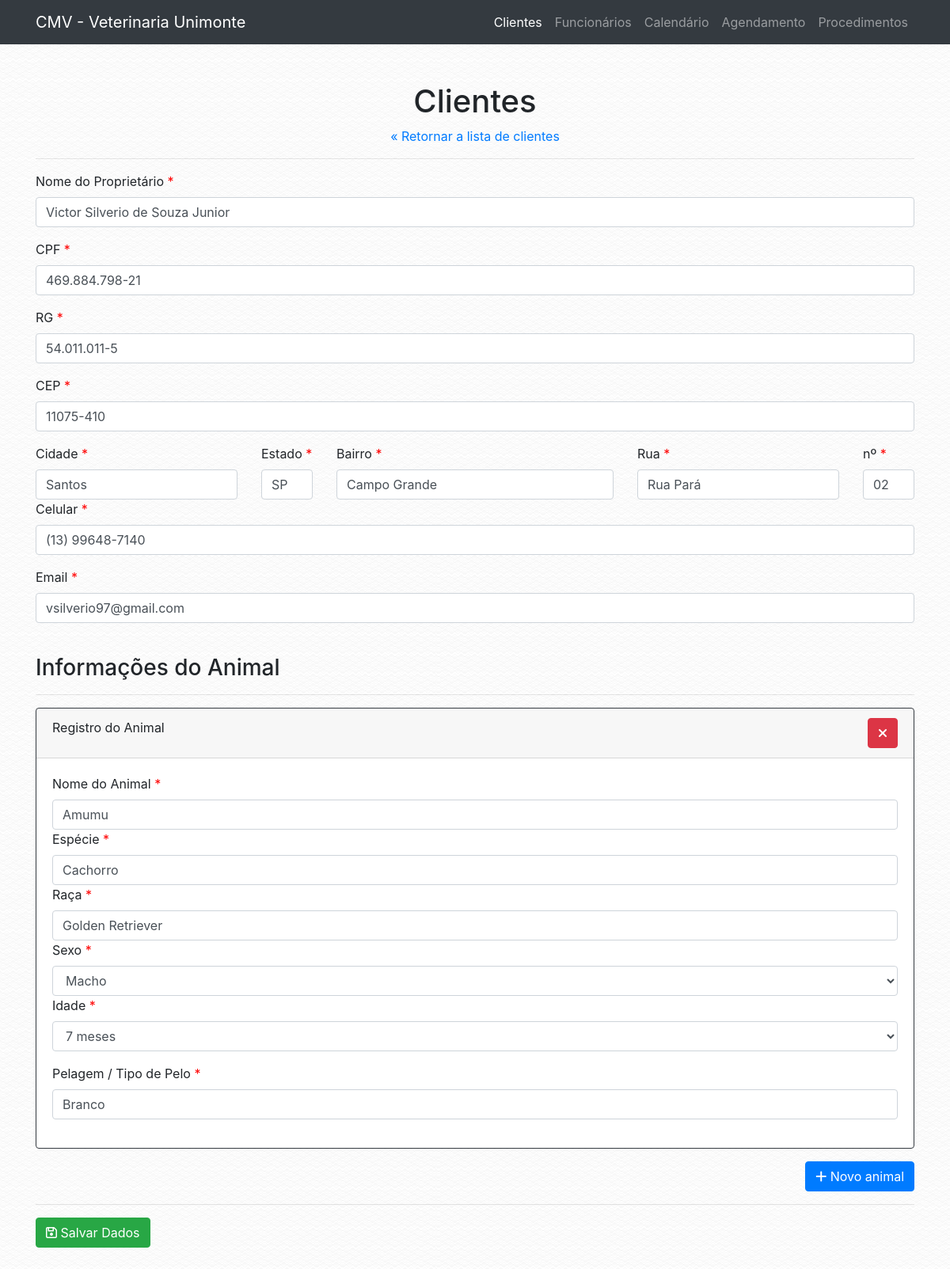
Page /cliente.php?f=edit&id=20 on the committed database.
### tables this page shows
CREATE TABLE `tab_cliente` (
  `COD_CLIENTE` int(13) NOT NULL,
  `NOME_CLIENTE` varchar(200) NOT NULL,
  `CPF` varchar(30) NOT NULL,
  `RG` varchar(30) NOT NULL,
  `CEP` varchar(30) NOT NULL,
  `ENDERECO` varchar(100) NOT NULL,
  `BAIRRO` varchar(100) NOT NULL,
  `CIDADE` varchar(100) NOT NULL,
  `UF` varchar(50) NOT NULL,
  `TELEFONE` varchar(30) NOT NULL,
  `EMAIL` varchar(100) NOT NULL,
  `CADASTRO` timestamp NOT NULL DEFAULT CURRENT_TIMESTAMP
);

### conf/database.php (called while the page is built)
<?php
$conf = array(
        "server" => "localhost",
        "db_name" => "bd_veterinaria",
        "db_user" => "root",
        "db_password" => "root",
);
?>

### classes/db_connect.php (called while the page is built, shortened)
<?php
class db_connect {
    public function __construct() {
        $this->tbl_cliente = "tab_cliente";
        if (file_exists('./conf/database.php')) {
            require './conf/database.php';
        } else {
            require '../conf/database.php';
        }
        $host = $conf['server'];
        $db_name = $conf['db_name'];
        $username = $conf['db_user'];
        $password = $conf['db_password'];
        try {
            $this->conn = new \PDO('mysql:host='.$host.';dbname='.$db_name.';charset=utf8', $username, $password);
        } catch (\PDOException $e) {
            die($e->getMessage());
        }
    }
}

### classes/cliente.php (called while the page is built, shortened)
<?php
class Cliente extends db_connect{
    public static function obter_cliente(int $cliente_cod): array {
        $db = new db_connect;
        $tbl_cliente = $db->tbl_cliente;
        try {
            $stmt = $db->conn->prepare("SELECT * FROM $tbl_cliente WHERE COD_CLIENTE = :cliente_cod LIMIT 1");
            $stmt->bindParam(":cliente_cod", $cliente_cod, \PDO::PARAM_INT);
            $stmt->execute();
            $result = $stmt->fetch(\PDO::FETCH_ASSOC);
            $result['status'] = true;
        } catch (\PDOExcepton $e) {
            $result['status'] = false;
            $result['message'] = "Error: " . $e->getMessage();
        }
        return $result;
    }
}

### cliente.php (the view, shortened to what this page needs)
<?php
$app = new VeterinariaUnimonte\App;
?>
<!DOCTYPE html>
<html lang="en">
  <head>
    <?php
    require 'includes/global.php';
    ?>
  </head>
  <body>
    <?php
    require 'includes/header.php';
    ?>
    <div class="container">
      <div class="row">
        <div class="col-lg-12">
            <br>
            <br>
            <h1 class="text-center">Clientes</h1>
            <?php
            if (isset($_GET['f'])) {
              echo '<div class="text-center"><a href="cliente.php">&laquo; Retornar a lista de clientes</a></div>';
            }
            ?>
            <hr>
            <?php
if (!isset($_GET['f'])) {
    echo '<div class="text-center"><a href="?f=cadastrar" class="btn btn-dark">Cadastro novo Cliente</a></div>';
    echo '
    <table id="clientes" class="table table-striped table-bordered" style="width:100%">
        <thead>
            <tr>
                <th>Cadastrado em</th>
                <th>Nome</th>
                <th>CPF</th>
                <th>Telefone</th>
                <th>Pets</th>
                <th>Ações</th>
            </tr>
        </thead>
        <tbody>
            ';
            $clientes_data = VeterinariaUnimonte\Cliente::obter_clientes();
            foreach ($clientes_data as $cliente) {
            if (isset($cliente['COD_CLIENTE'])) {
            echo '<tr>
                <td>'.$cliente['CADASTRO'].'</td>
                <td>'.$cliente['NOME_CLIENTE'].'</td>
                <td>'.$cliente['CPF'].'</td>
                <td>'.$cliente['TELEFONE'].'</td>
                <td>'.VeterinariaUnimonte\Animal::total_de_animais($cliente['COD_CLIENTE']).'</td>
                <td><a class="btn btn-primary btn-sm" href="?f=edit&id='.$cliente['COD_CLIENTE'].'"><i class="fa fa-pencil-square-o" aria-hidden="true"></i> Editar</a> <a class="btn btn-danger btn-sm" href="?f=remove&id='.$cliente['COD_CLIENTE'].'"><i class="fa fa-times" aria-hidden="true"></i> Deletar</a></td>
            </tr>';
            }
          }
    echo '</tbody>
        <tfoot>
            <tr>
                <th>Cadastrado em</th>
                <th>Nome</th>
                <th>CPF</th>
                <th>Telefone</th>
                <th>Pets</th>
                <th>Ações</th>
            </tr>
        </tfoot>
    </table>
    <br><br>
    <link rel="stylesheet" href="'.$app->url.'/vendor/datatables/datatables/media/css/dataTables.bootstrap4.min.css">
          <script src="'.$app->url.'/vendor/datatables/datatables/media/js/jquery.dataTables.min.js"></script>
          <script src="'.$app->url.'/vendor/datatables/datatables/media/js/dataTables.bootstrap4.min.js"></script>
          <script>$(document).ready(function() {
            $("#clientes").DataTable({
              "language": {
                "sEmptyTable":   "Nenhum registro encontrado",
                "sProcessing":   "A processar...",
                "sLengthMenu":   "Mostrar _MENU_ registos",
                "sZeroRecords":  "Não foram encontrados resultados",
                "sInfo":         "Mostrando de _START_ até _END_ de _TOTAL_ registos",
                "sInfoEmpty":    "Mostrando de 0 até 0 de 0 registos",
                "sInfoFiltered": "(filtrado de _MAX_ registos no total)",
                "sInfoPostFix":  "",
                "sSearch":       "Procurar:",
                "sUrl":          "",
                "oPaginate": {
                    "sFirst":    "Primeiro",
                    "sPrevious": "Anterior",
                    "sNext":     "Seguinte",
                    "sLast":     "Último"
                },
                "oAria": {
                    "sSortAscending":  ": Ordenar colunas de forma ascendente",
                    "sSortDescending": ": Ordenar colunas de forma descendente"
                }
              }
          });
        } );</script>';
  } else if ($_GET['f'] == "edit" and isset($_GET['id'])) {
    $cliente_data = VeterinariaUnimonte\Cliente::obter_cliente($_GET['id']);
    if (isset($cliente_data['COD_CLIENTE'])) {
      if (isset($_POST['NOME_CLIENTE'])) {
        $dados_cliente = array();
        $dados_animais = array();
        foreach ($_POST as $key => $value) {
            if (!is_array($value)) {
                $dados_cliente[$key] = $value;
            } else {
                $x = 0;
                foreach ($value as $value2) {
                    $dados_animais[$x][$key] = $value2;
                }
                $x++;
            }
        }
        $cliente = VeterinariaUnimonte\Cliente::alterar_cliente($cliente_data['COD_CLIENTE'], $dados_cliente);
        if ($cliente['status'] == true) {
            echo '<div class="alert alert-success" role="alert"><i class="fa fa-check"></i> ' . $cliente['message'] . '</div>';
            foreach ($dados_animais as $animal_info) {
                VeterinariaUnimonte\Animal::deletar_animal_cliente($cliente_data['COD_CLIENTE']);
                $animal = VeterinariaUnimonte\Animal::adicionar_animal($cliente_data['COD_CLIENTE'], $animal_info);
                echo '<div class="alert alert-success" role="alert"><i class="fa fa-check"></i> Animais alterados com sucesso</div>';
            }
        } else {
            echo '<div class="alert alert-danger" role="alert"><i class="fa fa-times"></i> <strong>Error!</strong> ' . $cliente['message'] . '</div>';
        }
    } else {
      ?>
      <form method="POST" action="cliente.php?f=edit&id=<?php echo $_GET['id']; ?>">
            <div class="form-group">
              <label for="nome">Nome do Proprietário <span style="color: red;">*</span></label>
              <input type="text" class="form-control" id="NOME_CLIENTE" name="NOME_CLIENTE" placeholder="Ex: Fulano da Silva" value="<?php echo $cliente_data['NOME_CLIENTE']; ?>">
            </div>
            <div class="form-group">
              <label for="cpf">CPF <span style="color: red;">*</span></label>
              <input type="text" class="form-control" id="CPF" name="CPF" placeholder="Ex: 999.999.999-99" data-inputmask="'mask': '999.999.999-99'" value="<?php echo $cliente_data['CPF']; ?>">
            </div>
            <div class="form-group">
              <label for="rg">RG <span style="color: red;">*</span></label>
              <input type="text" class="form-control" id="RG" name="RG" placeholder="Ex: 99.999.999-9" data-inputmask="'mask': '99.999.999-9'" value="<?php echo $cliente_data['RG']; ?>">
            </div>
            <div class="form-group">
              <label for="CEP">CEP <span style="color: red;">*</span></label>
              <input type="text" class="form-control" id="CEP" name="CEP" placeholder="Ex: 99.999.999-9" data-inputmask="'mask': '99999-999'" value="<?php echo $cliente_data['CEP']; ?>">
            </div>
            <div class="form-group">
              <div class="row">
                <div class="col-lg-3">
                  <label for="cidade">Cidade <span style="color: red;">*</span></label>
                  <input type="text" class="form-control" id="CIDADE" name="CIDADE" value="<?php echo $cliente_data['CIDADE']; ?>">
                </div>
                <div class="col-lg-1">
                  <label for="estado">Estado <span style="color: red;">*</span></label>
                  <input type="text" class="form-control" id="UF" name="UF" value="<?php echo $cliente_data['UF']; ?>">
                </div>
                <div class="col-lg-4">
                  <label for="bairro">Bairro <span style="color: red;">*</span></label>
                  <input type="text" class="form-control" id="BAIRRO" name="BAIRRO" value="<?php echo $cliente_data['BAIRRO']; ?>">
                </div>
                <?php
                $split_endereco = preg_split("/\s+(?=\S*+$)/",$cliente_data['ENDERECO']);
                ?>
                <div class="col-lg-3">
                  <label for="endereco">Rua <span style="color: red;">*</span></label>
                  <input type="text" class="form-control" id="RUA" name="RUA" value="<?php echo $split_endereco[0]; ?>">
                </div>
                <div class="col-lg-1">
                  <label for="numero">nº <span style="color: red;">*</span></label>
                  <input type="text" class="form-control" id="NUMERO" name="NUMERO" value="<?php echo $split_endereco[1]; ?>">
                </div>
              </div>
              <div class="form-group">
                <label for="TELEFONE">Celular <span style="color: red;">*</span></label>
                <input type="text" class="form-control" id="TELEFONE" name="TELEFONE" placeholder="Ex: (13) 99999-9999" data-inputmask="'mask': '(99) 99999-9999'" value="<?php echo $cliente_data['TELEFONE']; ?>">
              </div>
              <div class="form-group">
                <label for="EMAIL">Email <span style="color: red;">*</span></label>
                <input type="email" class="form-control" id="EMAIL" name="EMAIL" placeholder="Ex: seuemail@teste.com" value="<?php echo $cliente_data['EMAIL']; ?>">
              </div>
              <br>
              <h3>Informações do Animal</h3>
              <hr>
              <div id="animais"></div>
              <div class="text-right">
                <a class="btn btn-primary" onclick="addAnimal();" style="pointer: cursor; color: white;"><i class="fa fa-plus" aria-hidden="true"></i> Novo animal</a>
              </div>
            </div>
            <hr>
            <div class="text-left">
              <button type="submit" class="btn btn-large btn-success"><i class="fa fa-floppy-o" aria-hidden="true"></i> Salvar Dados</button>
            </div>
            </div>
            </div>
            <br><br>
    <?php
    }
    } else {
      echo '<div class="alert alert-danger" role="alert"><i class="fa fa-times"></i> Esse cliente não existe ou acabou de ser removido.</div>';
    }
}
?>
  </body>
</html>

### rows in the picture
tab_cliente: NOME_CLIENTE "Victor Silverio de Souza Junior", CPF "469.884.798-21", RG "54.011.011-5", CEP "11075-410", CIDADE "Santos", UF "SP", BAIRRO "Campo Grande", RUA "Rua Pará", NUMERO "02", TELEFONE "(13) 99648-7140", EMAIL "vsilverio97@gmail.com"

### other values in the picture
$app->name "CMV - Veterinaria Unimonte"
